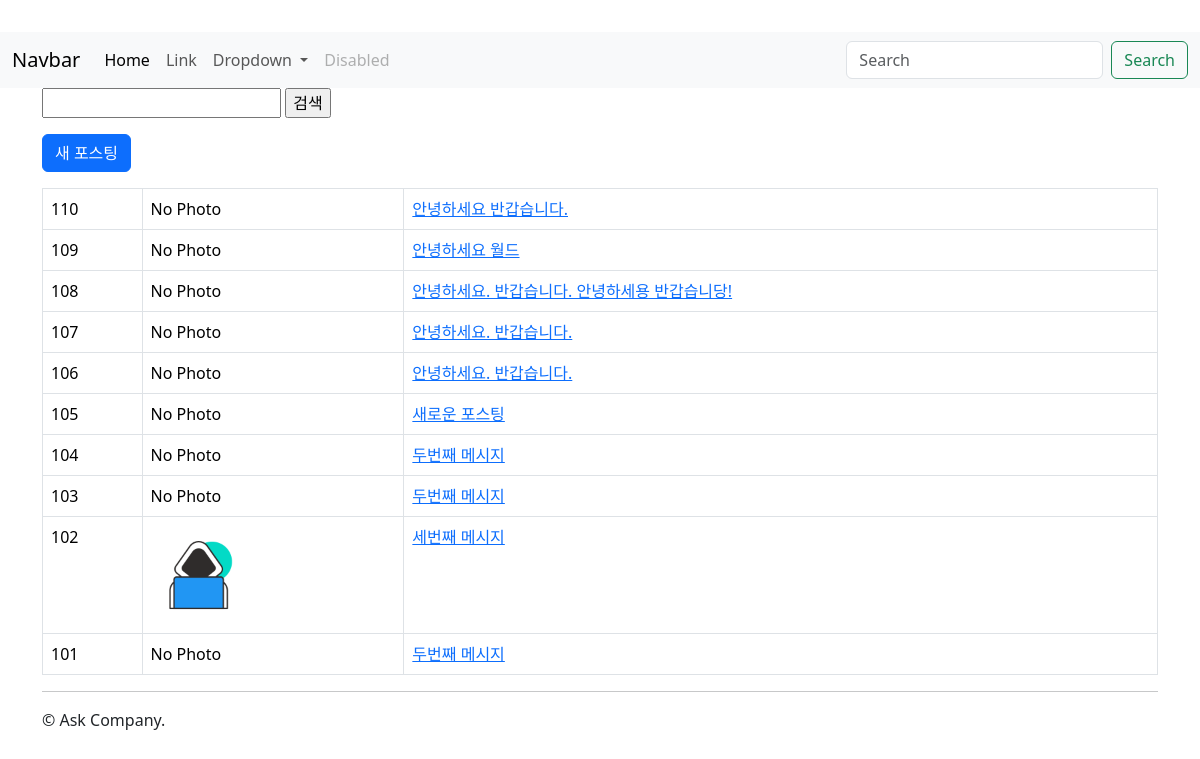
Page /instagram/ (signed in) on the earlier database version.
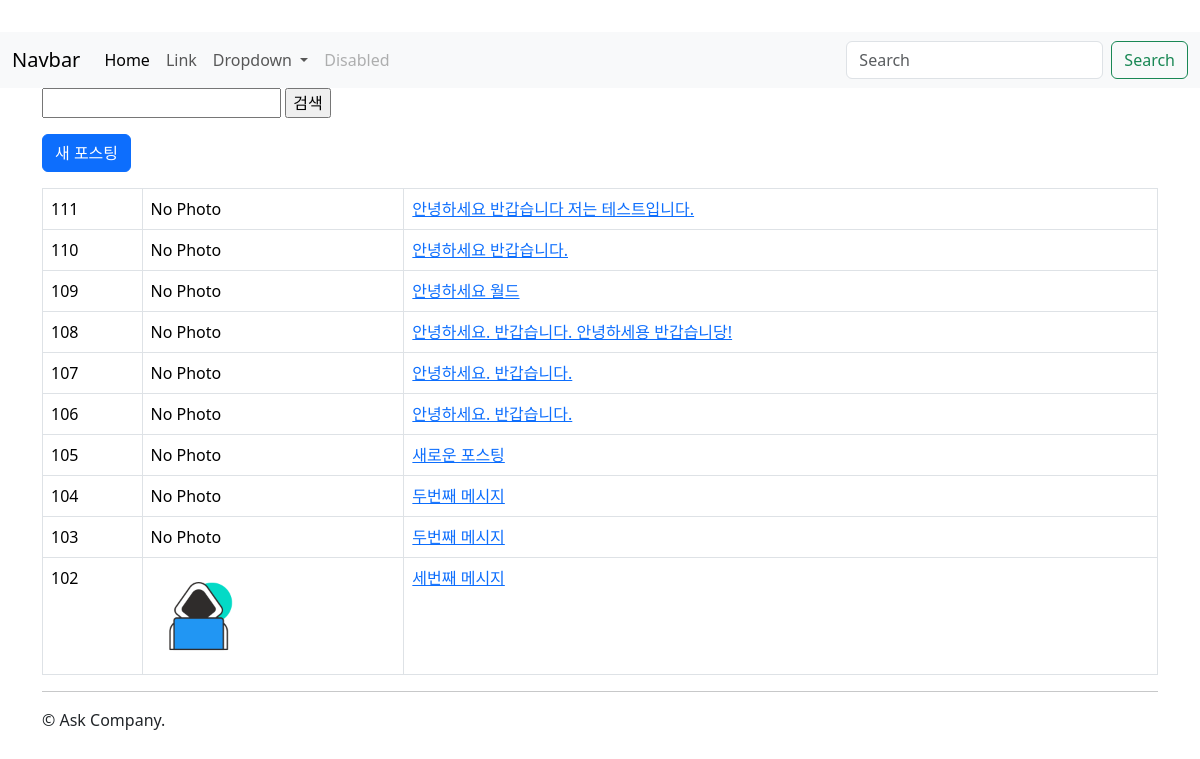
Same page on the later database version.
### instagram/models.py (models this page shows, shortened)
class Post(models.Model):
    author = models.ForeignKey(settings.AUTH_USER_MODEL, on_delete = models.CASCADE)
    message = models.TextField(
        validators=[MinLengthValidator(10)]
        )
    photo = models.ImageField(blank=True, upload_to='instagram/post/%Y/%m/%d')
    tag_set = models.ManyToManyField('Tag', blank=True)
    is_public = models.BooleanField(default=False, verbose_name='공개여부')
    created_at = models.DateTimeField(auto_now_add=True)
    updated_at = models.DateTimeField(auto_now=True)
    def get_absolute_url(self):
        return reverse('instagram:post_detail', args=[self.pk])
    class Meta:
        ordering = ['-id']
    def message_length(self):
        return f'{len(self.message)} 글자'
    message_length.short_description = "메세지 글자수"

### instagram/views.py (the view)
class PostListView(LoginRequiredMixin, ListView):
    model = Post
    paginate_by = 10

### instagram/templates/instagram/post_list.html (shortened to what this page needs)
{% extends "instagram/layout.html" %}
{% load bootstrap4 %}
{% block content %}
    <form action="" method="get">
        <input type="text" name="q" value="{{ q }}"/>
        <input type="submit" value="검색"/>
    </form>
    <a href="{% url 'instagram:post_new' %}" class="btn btn-primary btn-block mt-3 mb-3 ">
        새 포스팅
    </a>
    <table class="table table-bordered table-hover">
        <tbody>
            {% for post in post_list %}
            <tr>
                <td>
                    {{ post.pk }}
                </td>
                <td>
                    {% if post.photo %}
                        <img src="{{ post.photo.url }}" style="width: 100px;"/>
                    {% else %}
                        No Photo
                    {% endif %}
                </td>
                <td>
                    <a href="{{ post.get_absolute_url }}">
                        {{ post.message }}
                    </a>
                </td>
            </tr>
            {% endfor %}
        </tbody>
    </table>
{% endblock content %}

Differences in the rows shown:
no longer on this page (row unchanged): Post: pk "101", photo "No Photo", message "두번째 메시지"
added Post: pk "111", photo "No Photo", message "안녕하세요 반갑습니다 저는 테스트입니다."
